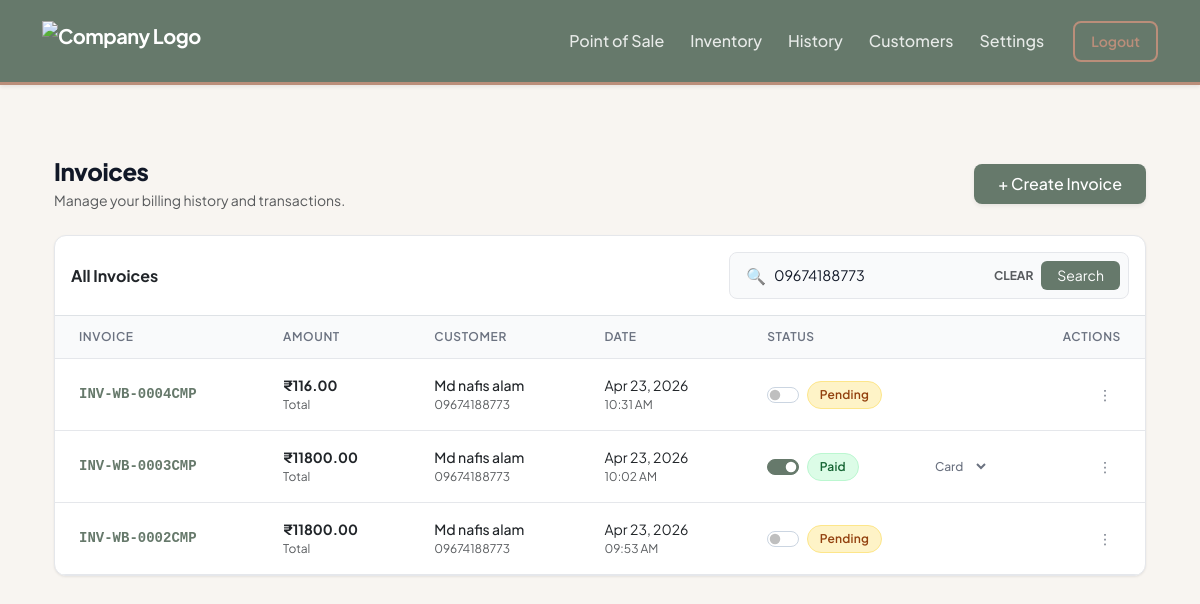
Page /billing/history?search=09674188773 (signed in) on the committed database.
### core/models.py (models this page shows)
class Invoice(db.Model):
    __tablename__ = 'invoices'
    id = db.Column(db.Integer, primary_key=True)
    company_id = db.Column(db.Integer, db.ForeignKey('companies.id'), nullable=False) # ISOLATION
    invoice_number = db.Column(db.String(50), unique=True, nullable=False)
    customer_id = db.Column(db.Integer, db.ForeignKey('customers.id'), nullable=False)
    subtotal = db.Column(db.Float, nullable=False)
    discount_type = db.Column(db.String(10))
    discount_value = db.Column(db.Float, default=0.0)
    total_tax = db.Column(db.Float, nullable=False)
    grand_total = db.Column(db.Float, nullable=False)
    is_paid = db.Column(db.Boolean, default=False)
    payment_method = db.Column(db.String(20), default='Cash')
    split_gst = db.Column(db.Boolean, default=True)
    created_at = db.Column(db.DateTime, default=datetime.utcnow)
    items = db.relationship('InvoiceItem', backref='invoice', lazy=True)

class Customer(db.Model):
    __tablename__ = 'customers'
    id = db.Column(db.Integer, primary_key=True)
    company_id = db.Column(db.Integer, db.ForeignKey('companies.id'), nullable=False) # ISOLATION
    name = db.Column(db.String(100), nullable=False)
    phone_number = db.Column(db.String(15), nullable=False) # Removed unique=True so diff companies can have same customer
    email = db.Column(db.String(100), nullable=True)
    created_at = db.Column(db.DateTime, default=datetime.utcnow)
    invoices = db.relationship('Invoice', backref='customer', lazy=True)

### core/billing/routes.py (the view)
@billing_bp.route('/history')
def history():
    company_id = session.get('company_id')
    if not company_id:
        flash("Please log in to view history.", "warning")
        return redirect(url_for('auth.login'))
    page = request.args.get('page', 1, type=int)
    search_query = request.args.get('search', '').strip()
    query = Invoice.query.join(Customer).filter(Invoice.company_id == company_id)
    if search_query:
        query = query.filter(
            or_(
                Invoice.invoice_number.ilike(f"%{search_query}%"),
                Customer.name.ilike(f"%{search_query}%"),
                Customer.phone_number.ilike(f"%{search_query}%")
            )
        )
    pagination = query.order_by(Invoice.created_at.desc()).paginate(page=page, per_page=10)
    return render_template(
        'billing/history.html',
        pagination=pagination,
        search_query=search_query
    )

### core/templates/billing/history.html (shortened to what this page needs)
{% extends "base.html" %}
{% block content %}
<div class="container-fluid py-4">
    <div class="d-flex flex-column flex-sm-row justify-content-between align-items-sm-center gap-3 mb-4">
        <div>
            <h1 class="page-title mb-1">Invoices</h1>
            <p class="text-muted text-sm mb-0">Manage your billing history and transactions.</p>
        </div>
        <a href="/billing" class="btn btn-dark fw-medium px-4 py-2 rounded-3 shadow-sm text-nowrap" style="background-color: var(--brand-sage); border: none;">
            + Create Invoice
        </a>
    </div>
    <div class="enterprise-card mb-4">
        <div class="p-3 border-bottom d-flex flex-column flex-md-row justify-content-between align-items-md-center gap-3">
            <h6 class="mb-0 fw-bold text-dark">All Invoices</h6>
            <form method="GET" action="/billing/history" class="w-100" style="max-width: 400px;">
                <div class="search-input-group">
                    <span class="ps-2 text-muted">🔍</span>
                    <input type="text" name="search" placeholder="Search invoices, customers..." value="{{ search_query or '' }}">
                    {% if search_query %}
                        <a href="/billing/history" class="text-muted text-decoration-none px-2 text-xs fw-bold">CLEAR</a>
                    {% endif %}
                    <button type="submit" class="btn btn-sm btn-dark px-3 rounded-2" style="background: var(--brand-sage); border: none;">Search</button>
                </div>
            </form>
        </div>
        <div class="table-responsive">
            <table class="table-pro">
                <thead>
                    <tr>
                        <th>Invoice</th>
                        <th>Amount</th>
                        <th>Customer</th>
                        <th>Date</th>
                        <th>Status</th>
                        <th class="text-end">Actions</th>
                    </tr>
                </thead>
                <tbody>
                    {% for inv in pagination.items %}
                    <tr>
                        <td>
                            <div class="invoice-id">{{ inv.invoice_number }}</div>
                        </td>
                        <td>
                            <div class="fw-bold text-dark">₹{{ "%.2f"|format(inv.grand_total) }}</div>
                            <div class="text-muted text-xs">Total</div>
                        </td>
                        <td>
                            <div class="fw-medium text-dark">{{ inv.customer.name }}</div>
                            <div class="text-muted text-xs">{{ inv.customer.phone_number }}</div>
                        </td>
                        <td>
                            <div class="text-dark text-sm">{{ inv.created_at.strftime('%b %d, %Y') }}</div>
                            <div class="text-muted text-xs">{{ inv.created_at.strftime('%I:%M %p') }}</div>
                        </td>
                        <td>
                            <div class="d-flex align-items-center justify-content-between gap-3">
                                <div class="form-check form-switch m-0 p-0 d-flex align-items-center">
                                    <input class="form-check-input payment-toggle m-0 me-2 shadow-none" type="checkbox" data-id="{{ inv.id }}" {% if inv.is_paid %}checked{% endif %}>
                                    <span class="status-label-wrapper">
                                        {% if inv.is_paid %}
                                            <span class="status-badge badge-paid">Paid</span>
                                        {% else %}
                                            <span class="status-badge badge-pending">Pending</span>
                                        {% endif %}
                                    </span>
                                </div>
                                <select class="pro-select payment-method-select" data-id="{{ inv.id }}" {% if not inv.is_paid %}style="display: none;"{% endif %}>
                                    <option value="Card" {% if inv.payment_method == 'Card' %}selected{% endif %}>Card</option>
                                </select>
                            </div>
                        </td>
                        <td class="text-end">
                            <div class="dropdown">
                                <button class="btn-icon" type="button" data-bs-toggle="dropdown" aria-expanded="false">
                                    ⋮
                                </button>
                            </div>
                        </td>
                    </tr>
                    {% endfor %}
                </tbody>
            </table>
        </div>
    </div>
</div>
{% endblock %}

### core/templates/base.html (style rules this page uses)
:root { --color-sand: #D4C2AD; --color-terracotta: #D7A184; --color-cream: #EFDFCC; --color-taupe: #BA8E7A; --color-sage: #66796B; --text-dark: #2C3530; --shadow-soft: 0 10px 30px rgba(102, 121, 107, 0.08); --shadow-hover: 0 15px 35px rgba(102, 121, 107, 0.15); }
body { background-color: #F8F5F1; font-family: 'Plus Jakarta Sans', sans-serif; color: var(--text-dark); -webkit-font-smoothing: antialiased; }

### core/templates/billing/history.html (style rules this page uses)
:root { --brand-sage: #66796b; --brand-sage-light: #f0fdf4; --brand-taupe: #8c837a; --text-dark: #111827; --text-muted: #6b7280; --border-color: #e5e7eb; --bg-surface: #ffffff; --bg-body: #f9fafb; }
.page-title { color: var(--text-dark); font-weight: 800; letter-spacing: -0.02em; font-size: 1.5rem; }
.enterprise-card { background: var(--bg-surface); border: 1px solid var(--border-color); border-radius: 12px; box-shadow: 0 1px 3px rgba(0, 0, 0, 0.05), 0 1px 2px rgba(0, 0, 0, 0.03); overflow: hidden; }
.search-input-group { display: flex; align-items: center; background: var(--bg-body); border: 1px solid var(--border-color); border-radius: 8px; padding: 0.25rem 0.5rem; transition: all 0.2s; }
.search-input-group input { border: none; background: transparent; padding: 0.5rem; font-size: 0.9rem; width: 100%; outline: none; color: var(--text-dark); }
.search-input-group input::placeholder { color: #9ca3af; }
.table-responsive { -webkit-overflow-scrolling: touch; }
.table-pro { width: 100%; margin-bottom: 0; border-collapse: collapse; }
.table-pro th { background-color: var(--bg-body); color: var(--text-muted); font-size: 0.75rem; font-weight: 600; text-transform: uppercase; letter-spacing: 0.05em; padding: 0.75rem 1.5rem; border-bottom: 1px solid var(--border-color); white-space: nowrap; }
.table-pro td { padding: 1rem 1.5rem; vertical-align: middle; border-bottom: 1px solid var(--border-color); color: var(--text-dark); font-size: 0.875rem; white-space: nowrap; }
.table-pro tbody tr { transition: background-color 0.15s ease; }
.fw-medium { font-weight: 500; }
.text-sm { font-size: 0.875rem; }
.text-xs { font-size: 0.75rem; }
.invoice-id { font-family: ui-monospace, SFMono-Regular, Menlo, Monaco, Consolas, monospace; color: var(--brand-sage); font-weight: 600; }
.status-badge { display: inline-flex; align-items: center; padding: 0.25rem 0.75rem; border-radius: 9999px; font-size: 0.75rem; font-weight: 600; letter-spacing: 0.02em; }
.badge-paid { background-color: #dcfce7; color: #166534; border: 1px solid #bbf7d0; }
.badge-pending { background-color: #fef3c7; color: #92400e; border: 1px solid #fde68a; }
.form-switch .form-check-input { width: 2.25em; height: 1.15em; cursor: pointer; border-color: #cbd5e1; }
.form-switch .form-check-input:checked { background-color: var(--brand-sage); border-color: var(--brand-sage); }
.pro-select { border: 1px solid transparent; background: transparent; color: var(--text-muted); font-size: 0.75rem; font-weight: 500; padding: 2px 4px; border-radius: 4px; cursor: pointer; }
.btn-icon { display: inline-flex; align-items: center; justify-content: center; width: 32px; height: 32px; border-radius: 6px; color: var(--text-muted); background: transparent; border: 1px solid transparent; transition: all 0.2s; text-decoration: none; }

### rows in the picture
Invoice: invoice_number "INV-WB-0004CMP", grand_total "116.00", customer.name "Md nafis alam", customer.phone_number "09674188773", created_at "Apr 23, 2026", created_at "10:31 AM", shows "Pending"
Invoice: invoice_number "INV-WB-0003CMP", grand_total "11800.00", customer.name "Md nafis alam", customer.phone_number "09674188773", created_at "Apr 23, 2026", created_at "10:02 AM", is_paid "☑", shows "Paid", payment_method+id+is_paid "Card"
Invoice: invoice_number "INV-WB-0002CMP", grand_total "11800.00", customer.name "Md nafis alam", customer.phone_number "09674188773", created_at "Apr 23, 2026", created_at "09:53 AM", shows "Pending"
